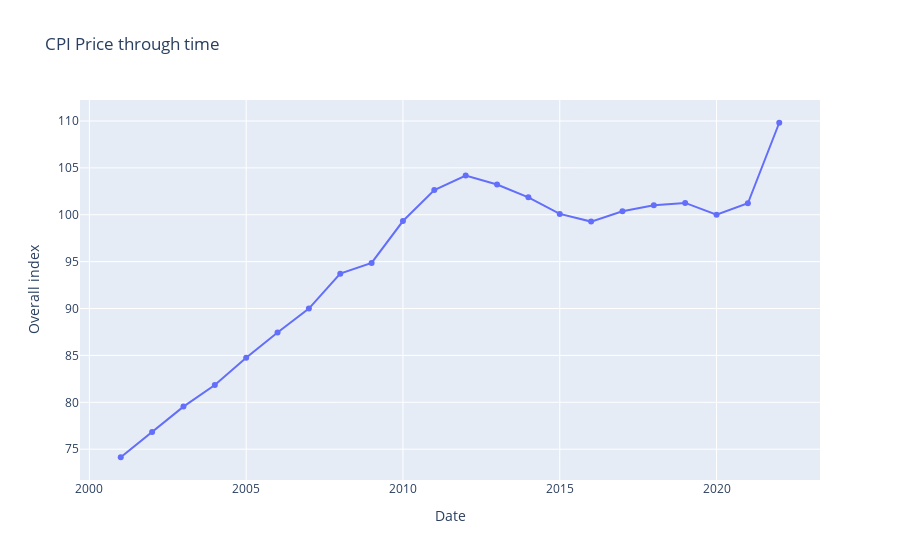

Source (notebook cell):
### Code cell
fig = px.line(df, x="Date", y="Overall index", title="CPI Price through time")
fig.update_traces(mode="markers+lines")
fig.show()

### Figure 1 — Plotly figure (JSON) as saved in the notebook; plotly's stock layout.template omitted (floating-point values rounded to 4 significant figures)
{"data": [{"hovertemplate": "Date=%{x}<br>Overall index=%{y}<extra></extra>", "legendgroup": "", "line": {"color": "#636efa", "dash": "solid"}, "marker": {"symbol": "circle"}, "mode": "markers+lines", "name": "", "orientation": "v", "showlegend": false, "type": "scatter", "x": [2001, 2002, 2003, 2004, 2005, 2006, 2007, 2008, 2009, 2010, 2011, 2012, 2013, 2014, 2015, 2016, 2017, 2018, 2019, 2020, 2021, 2022], "xaxis": "x", "y": [74.14, 76.83, 79.54, 81.84, 84.75, 87.45, 89.99, 93.72, 94.86, 99.33, 102.6, 104.2, 103.2, 101.9, 100.1, 99.27, 100.4, 101.0, 101.3, 100, 101.2, 109.8], "yaxis": "y"}], "layout": {"legend": {"tracegroupgap": 0}, "title": {"text": "CPI Price through time"}, "xaxis": {"anchor": "y", "domain": [0, 1], "title": {"text": "Date"}}, "yaxis": {"anchor": "x", "domain": [0, 1], "title": {"text": "Overall index"}}}}
